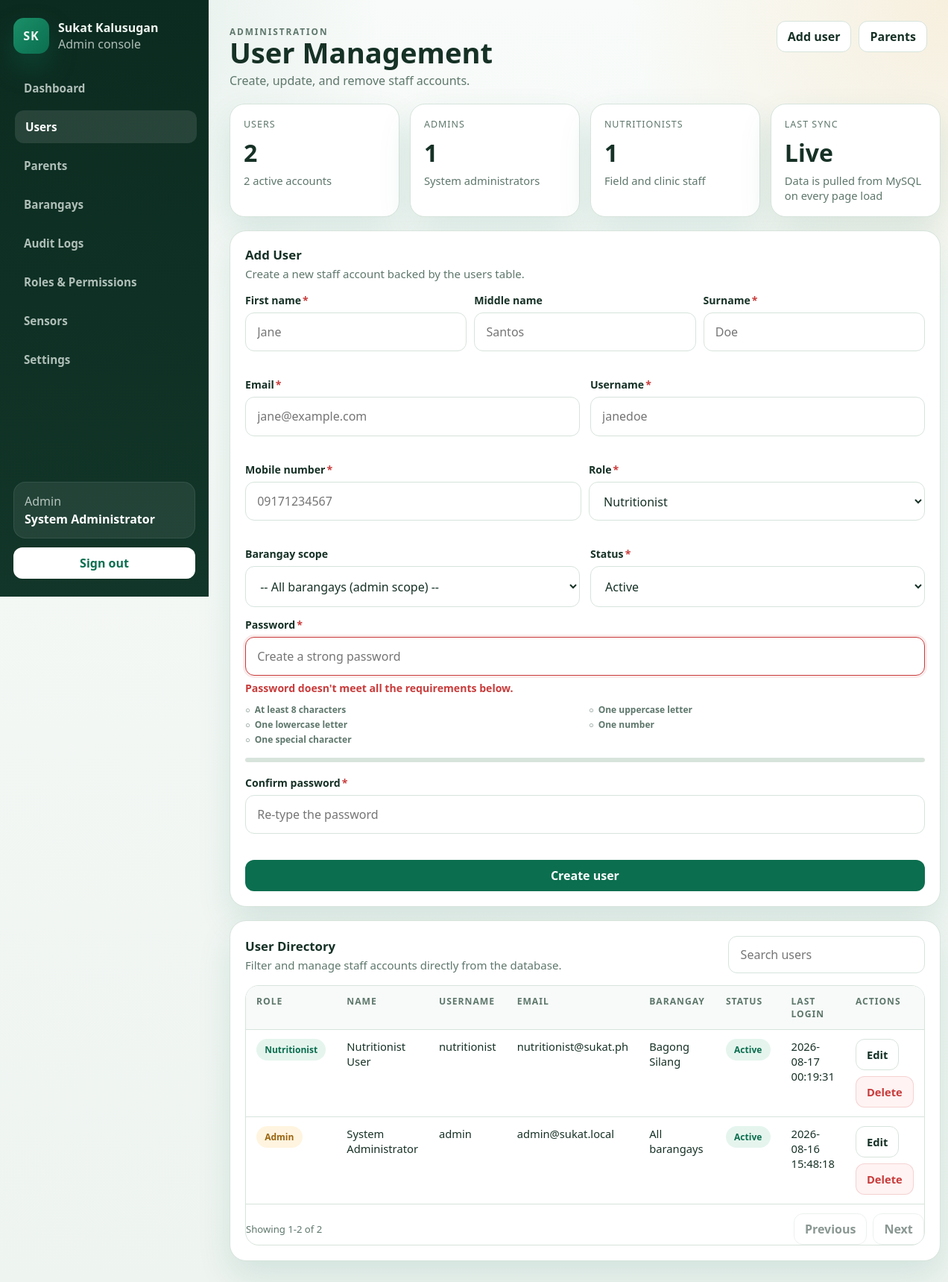
The page /admin/users.php (signed in) on the database its author committed.
### tables this page shows
CREATE TABLE `users` (
  `id` int(10) UNSIGNED NOT NULL,
  `name` varchar(150) NOT NULL,
  `email` varchar(150) NOT NULL,
  `username` varchar(100) NOT NULL,
  `password_hash` varchar(255) NOT NULL,
  `phone` varchar(30) DEFAULT NULL,
  `role_id` int(10) UNSIGNED NOT NULL,
  `barangay_id` int(10) UNSIGNED DEFAULT NULL,
  `status` enum('active','inactive') NOT NULL DEFAULT 'active',
  `last_login` timestamp NULL DEFAULT NULL,
  `created_at` timestamp NOT NULL DEFAULT current_timestamp(),
  `updated_at` timestamp NOT NULL DEFAULT current_timestamp() ON UPDATE current_timestamp()
);

CREATE TABLE `roles` (
  `id` int(10) UNSIGNED NOT NULL,
  `name` varchar(50) NOT NULL,
  `description` varchar(255) DEFAULT NULL,
  `created_at` timestamp NOT NULL DEFAULT current_timestamp(),
  `updated_at` timestamp NOT NULL DEFAULT current_timestamp() ON UPDATE current_timestamp()
);

CREATE TABLE `barangays` (
  `id` int(10) UNSIGNED NOT NULL,
  `name` varchar(100) NOT NULL,
  `city_municipality` varchar(150) DEFAULT NULL,
  `status` enum('active','inactive') NOT NULL DEFAULT 'active',
  `created_at` timestamp NOT NULL DEFAULT current_timestamp(),
  `updated_at` timestamp NOT NULL DEFAULT current_timestamp() ON UPDATE current_timestamp()
);

### public_html/admin/users.php (the view, shortened to what the rows shown need)
<?php
require_once __DIR__ . '/../includes/admin_helpers.php';
$editingId = (int)($_GET['edit'] ?? 0);
$editingUser = $editingId > 0 ? admin_fetch_one(
    'SELECT u.id, u.name, u.email, u.username, u.phone, u.barangay_id, b.name AS barangay, u.status, r.name AS role_name
     FROM users u
     INNER JOIN roles r ON r.id = u.role_id
     LEFT JOIN barangays b ON b.id = u.barangay_id
     WHERE u.id = ?
     LIMIT 1',
    'i',
    [$editingId]
) : null;
$users = admin_fetch_all(
    'SELECT u.id, u.name, u.email, u.username, u.phone, u.barangay_id, b.name AS barangay, u.status, u.last_login, u.created_at, r.name AS role_name
     FROM users u
     INNER JOIN roles r ON r.id = u.role_id
     LEFT JOIN barangays b ON b.id = u.barangay_id
     ORDER BY u.created_at DESC, u.id DESC'
);
$actions = '<a class="admin-btn-secondary" href="#user-form">Add user</a>'
    . ' <a class="admin-btn-secondary" href="' . admin_e(app_url('/admin/parents.php')) . '">Parents</a>';
admin_layout_start('User Management', 'Create, update, and remove staff accounts.', 'users', $actions);
?>
<section class="admin-section" id="user-form">
    <div class="admin-section-head">
        <div>
            <h2 class="admin-section-title"><?php echo $editingUser ? 'Edit User' : 'Add User'; ?></h2>
        </div>
    </div>
</section>
<section class="admin-section">
    <div class="admin-section-head">
        <div>
            <h2 class="admin-section-title">User Directory</h2>
        </div>
    </div>
    <div class="admin-table-wrap">
        <table class="admin-table" id="users-table">
            <thead>
                <tr>
                    <th>Role</th>
                    <th>Name</th>
                    <th>Username</th>
                    <th>Email</th>
                    <th>Barangay</th>
                    <th>Status</th>
                    <th>Last login</th>
                    <th>Actions</th>
                </tr>
            </thead>
            <tbody>
                <?php foreach ($users as $user): ?>
                    <?php
                    $statusClass = $user['status'] === 'active' ? 'is-success' : 'is-muted';
                    ?>
                    <tr data-filter-text="<?php echo admin_e(strtolower($user['name'] . ' ' . $user['email'] . ' ' . $user['username'] . ' ' . $user['role_name'])); ?>">
                        <td><span class="admin-pill <?php echo $user['role_name'] === 'admin' ? 'is-warn' : 'is-success'; ?>"><?php echo admin_e(ucfirst($user['role_name'])); ?></span></td>
                        <td><?php echo admin_e($user['name']); ?></td>
                        <td><?php echo admin_e($user['username'] ?? ''); ?></td>
                        <td><?php echo admin_e($user['email']); ?></td>
                        <td><?php echo admin_e($user['barangay'] ?? 'All barangays'); ?></td>
                        <td><span class="admin-pill <?php echo $statusClass; ?>"><?php echo admin_e(ucfirst($user['status'])); ?></span></td>
                        <td><?php echo admin_e((string)($user['last_login'] ?? 'n/a')); ?></td>
                        <td>
                            <div class="admin-actions">
                                <a class="admin-btn-secondary" href="<?php echo admin_e(app_url('/admin/users.php?edit=' . (int)$user['id'])); ?>">Edit</a>
                                <form method="post" action="<?php echo admin_e(app_url('/api/admin/users_delete.php')); ?>" onsubmit="return confirm('Delete <?php echo admin_e($user['name']); ?>?');">
                                    <button class="admin-btn-danger" type="submit">Delete</button>
                                </form>
                            </div>
                        </td>
                    </tr>
                <?php endforeach; ?>
            </tbody>
        </table>
    </div>
</section>
<?php
admin_layout_end();

### public_html/includes/admin_helpers.php (shortened to what the rows shown need)
<?php
require_once __DIR__ . '/auth_middleware.php';
function admin_e(string $value): string
{
    return htmlspecialchars($value, ENT_QUOTES, 'UTF-8');
}
function admin_bind_params(mysqli_stmt $stmt, string $types, array &$params): void
{
    if ($types === '' || $params === []) {
        return;
    }
}
function admin_fetch_all(string $sql, string $types = '', array $params = []): array
{
    $conn = get_db_connection();
    $stmt = mysqli_prepare($conn, $sql);
    admin_bind_params($stmt, $types, $params);
    if (!mysqli_stmt_execute($stmt)) {
        error_log('[SukatKalusugan] admin_fetch_all execute failed: ' . mysqli_stmt_error($stmt) . ' | SQL: ' . $sql);
        mysqli_stmt_close($stmt);
        return [];
    }
    $result = mysqli_stmt_get_result($stmt);
    $rows = [];
    if ($result instanceof mysqli_result) {
        while ($row = mysqli_fetch_assoc($result)) {
            $rows[] = $row;
        }
    }
    return $rows;
}
function admin_layout_start(string $title, string $subtitle, string $activeSection, string $actionsHtml = ''): void
{
    $currentUser = current_user();
    $userName = $currentUser['name'] ?? 'Administrator';
    $userRole = $currentUser['role'] ?? 'admin';
    echo '<!doctype html>';
    echo '<html lang="en">';
    echo '<head>';
    echo '<link rel="stylesheet" href="' . admin_e(app_url('/assets/css/app.css')) . '">';
    echo '<link rel="stylesheet" href="' . admin_e(app_url('/assets/css/admin.css')) . '">';
    echo '</head>';
    echo '<body class="admin-page">';
    echo '<div class="admin-shell">';
    echo '<aside class="admin-sidebar" data-admin-sidebar>';
    echo '<div class="admin-sidebar-footer">';
    echo '<div class="admin-session-card">';
    echo '<div class="admin-session-role">' . admin_e(ucfirst($userRole)) . '</div>';
    echo '<div class="admin-session-name">' . admin_e($userName) . '</div>';
    echo '</div>';
    echo '</div>';
    echo '</aside>';
    echo '<div class="admin-main">';
    echo '<header class="admin-topbar">';
    echo '<div class="admin-pagehead">';
    echo '<h1>' . admin_e($title) . '</h1>';
    echo '</div>';
    echo '</header>';
    echo '<main class="admin-content">';
}
function admin_layout_end(): void
{
    echo '</main>';
    echo '</div>';
    echo '</div>';
    echo '</body>';
    echo '</html>';
}

### rows shown on the page
users: name "System Administrator", role.name "Admin", username "admin", email "admin@sukat.local", barangay "All barangays", status "Active", last_login "2026-08-16 15:48:18"
users: role.name "Nutritionist", name "Nutritionist User", username "nutritionist", email "nutritionist@sukat.ph", barangay.name "Bagong Silang", status "Active", last_login "2026-08-17 00:19:31"

### other values the page prints
admin_e($item['label']) "Dashboard"
admin_e($item['label']) "Users"
admin_e($item['label']) "Parents"
admin_e($item['label']) "Barangays"
admin_e($item['label']) "Audit Logs"
admin_e($item['label']) "Roles & Permissions"
admin_e($item['label']) "Sensors"
admin_e($item['label']) "Settings"
admin_e(ucfirst($userRole)) "Admin"
admin_e($title) "User Management"
admin_e($subtitle) "Create, update, and remove staff accounts."
count($users) "2"
$activeCount "2"
$adminCount "1"
$nutritionistCount "1"
